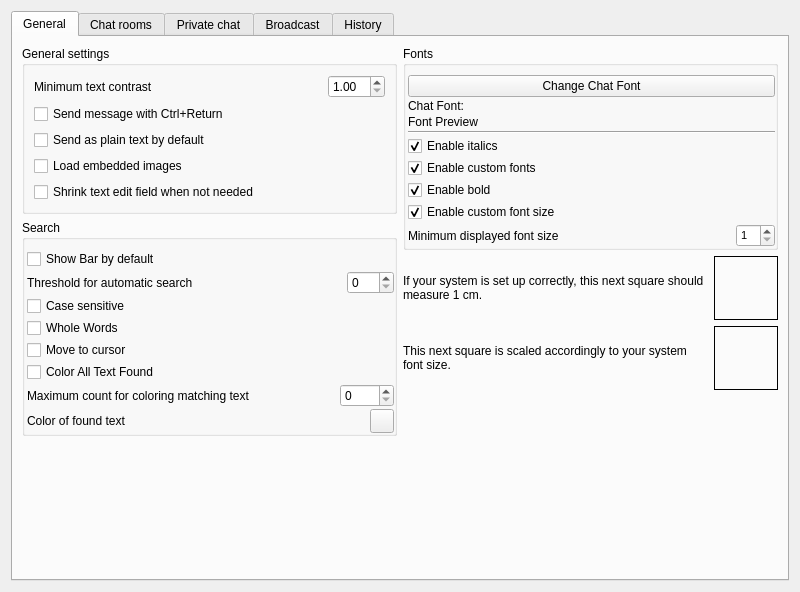
<?xml version="1.0" encoding="UTF-8"?>
<ui version="4.0">
 <class>ChatPage</class>
 <widget class="QWidget" name="ChatPage">
  <property name="geometry">
   <rect>
    <x>0</x>
    <y>0</y>
    <width>800</width>
    <height>592</height>
   </rect>
  </property>
  <layout class="QHBoxLayout" name="horizontalLayout_6">
   <item>
    <widget class="QTabWidget" name="tabWidget">
     <property name="currentIndex">
      <number>0</number>
     </property>
     <widget class="QWidget" name="general">
      <attribute name="title">
       <string>General</string>
      </attribute>
      <layout class="QVBoxLayout" name="verticalLayout_5">
       <item>
        <layout class="QHBoxLayout" name="horizontalLayout_16">
         <item>
          <layout class="QVBoxLayout" name="verticalLayout_3">
           <item>
            <widget class="QGroupBox" name="chatSettingsGBox">
             <property name="sizePolicy">
              <sizepolicy hsizetype="Expanding" vsizetype="Expanding">
               <horstretch>0</horstretch>
               <verstretch>0</verstretch>
              </sizepolicy>
             </property>
             <property name="title">
              <string>General settings</string>
             </property>
             <layout class="QVBoxLayout" name="verticalLayout">
              <item>
               <layout class="QHBoxLayout" name="minimumContrastHLayout">
                <item>
                 <widget class="QLabel" name="minimumContrastLabel">
                  <property name="text">
                   <string>Minimum text contrast</string>
                  </property>
                 </widget>
                </item>
                <item>
                 <spacer name="minimumContrastHSpacer">
                  <property name="orientation">
                   <enum>Qt::Horizontal</enum>
                  </property>
                  <property name="sizeHint" stdset="0">
                   <size>
                    <width>40</width>
                    <height>20</height>
                   </size>
                  </property>
                 </spacer>
                </item>
                <item>
                 <widget class="QDoubleSpinBox" name="minimumContrast">
                  <property name="minimum">
                   <double>1.000000000000000</double>
                  </property>
                  <property name="maximum">
                   <double>21.000000000000000</double>
                  </property>
                  <property name="singleStep">
                   <double>0.500000000000000</double>
                  </property>
                 </widget>
                </item>
               </layout>
              </item>
              <item>
               <widget class="QCheckBox" name="sendMessageWithCtrlReturn">
                <property name="text">
                 <string>Send message with Ctrl+Return</string>
                </property>
               </widget>
              </item>
              <item>
               <widget class="QCheckBox" name="sendAsPlainTextByDef">
                <property name="text">
                 <string>Send as plain text by default</string>
                </property>
               </widget>
              </item>
              <item>
               <widget class="QCheckBox" name="loadEmbeddedImages">
                <property name="text">
                 <string>Load embedded images</string>
                </property>
               </widget>
              </item>
              <item>
               <widget class="QCheckBox" name="shrinkChatTextEdit">
                <property name="toolTip">
                 <string>When focus on text browser after showing chat room</string>
                </property>
                <property name="text">
                 <string>Shrink text edit field when not needed</string>
                </property>
               </widget>
              </item>
             </layout>
            </widget>
           </item>
           <item>
            <widget class="QGroupBox" name="searchGBox">
             <property name="title">
              <string>Search</string>
             </property>
             <layout class="QVBoxLayout" name="vlSearch">
              <property name="spacing">
               <number>2</number>
              </property>
              <property name="leftMargin">
               <number>2</number>
              </property>
              <property name="rightMargin">
               <number>0</number>
              </property>
              <property name="bottomMargin">
               <number>0</number>
              </property>
              <item>
               <widget class="QCheckBox" name="cbSearch_ShowBar">
                <property name="text">
                 <string>Show Bar by default</string>
                </property>
               </widget>
              </item>
              <item>
               <layout class="QHBoxLayout" name="hlSearch_CharToStart">
                <item>
                 <widget class="QLabel" name="lSearch_CharToStart">
                  <property name="text">
                   <string>Threshold for automatic search</string>
                  </property>
                 </widget>
                </item>
                <item>
                 <spacer name="hsSearch_CharToStart">
                  <property name="orientation">
                   <enum>Qt::Horizontal</enum>
                  </property>
                  <property name="sizeHint" stdset="0">
                   <size>
                    <width>40</width>
                    <height>20</height>
                   </size>
                  </property>
                 </spacer>
                </item>
                <item>
                 <widget class="QSpinBox" name="sbSearch_CharToStart">
                  <property name="maximum">
                   <number>100</number>
                  </property>
                 </widget>
                </item>
               </layout>
              </item>
              <item>
               <widget class="QCheckBox" name="cbSearch_CaseSensitively">
                <property name="text">
                 <string>Case sensitive</string>
                </property>
               </widget>
              </item>
              <item>
               <widget class="QCheckBox" name="cbSearch_WholeWords">
                <property name="text">
                 <string>Whole Words</string>
                </property>
               </widget>
              </item>
              <item>
               <widget class="QCheckBox" name="cbSearch_MoveToCursor">
                <property name="text">
                 <string>Move to cursor</string>
                </property>
               </widget>
              </item>
              <item>
               <widget class="QCheckBox" name="cbSearch_WithoutLimit">
                <property name="text">
                 <string>Color All Text Found</string>
                </property>
               </widget>
              </item>
              <item>
               <layout class="QHBoxLayout" name="hlSearch_MaxLimitColor">
                <item>
                 <widget class="QLabel" name="lSearch_MaxLimitColor">
                  <property name="text">
                   <string>Maximum count for coloring matching text</string>
                  </property>
                 </widget>
                </item>
                <item>
                 <spacer name="hsSearch_MaxLimitColor">
                  <property name="orientation">
                   <enum>Qt::Horizontal</enum>
                  </property>
                  <property name="sizeHint" stdset="0">
                   <size>
                    <width>40</width>
                    <height>20</height>
                   </size>
                  </property>
                 </spacer>
                </item>
                <item>
                 <widget class="QSpinBox" name="sbSearch_MaxLimitColor">
                  <property name="maximum">
                   <number>1000</number>
                  </property>
                 </widget>
                </item>
               </layout>
              </item>
              <item>
               <layout class="QHBoxLayout" name="hlSearch_FoundColor">
                <item>
                 <widget class="QLabel" name="lSearch_FoundColor">
                  <property name="text">
                   <string>Color of found text</string>
                  </property>
                 </widget>
                </item>
                <item>
                 <spacer name="hsSearch_FoundColor">
                  <property name="orientation">
                   <enum>Qt::Horizontal</enum>
                  </property>
                  <property name="sizeHint" stdset="0">
                   <size>
                    <width>40</width>
                    <height>20</height>
                   </size>
                  </property>
                 </spacer>
                </item>
                <item>
                 <widget class="QPushButton" name="btSearch_FoundColor">
                  <property name="minimumSize">
                   <size>
                    <width>24</width>
                    <height>24</height>
                   </size>
                  </property>
                  <property name="maximumSize">
                   <size>
                    <width>24</width>
                    <height>24</height>
                   </size>
                  </property>
                  <property name="toolTip">
                   <string>Choose color of found text</string>
                  </property>
                 </widget>
                </item>
               </layout>
              </item>
             </layout>
            </widget>
           </item>
          </layout>
         </item>
         <item>
          <layout class="QVBoxLayout" name="rightVLayout">
           <item>
            <widget class="QGroupBox" name="chatFontGBox">
             <property name="title">
              <string>Fonts</string>
             </property>
             <layout class="QVBoxLayout" name="chatFontGBoxVLayout">
              <property name="spacing">
               <number>2</number>
              </property>
              <property name="leftMargin">
               <number>2</number>
              </property>
              <property name="rightMargin">
               <number>0</number>
              </property>
              <property name="bottomMargin">
               <number>0</number>
              </property>
              <item>
               <widget class="QPushButton" name="pushButtonChangeChatFont">
                <property name="text">
                 <string>Change Chat Font</string>
                </property>
               </widget>
              </item>
              <item>
               <widget class="QLabel" name="labelChatFont">
                <property name="sizePolicy">
                 <sizepolicy hsizetype="Fixed" vsizetype="Preferred">
                  <horstretch>0</horstretch>
                  <verstretch>0</verstretch>
                 </sizepolicy>
                </property>
                <property name="text">
                 <string>Chat Font:</string>
                </property>
               </widget>
              </item>
              <item>
               <widget class="QLabel" name="labelChatFontPreview">
                <property name="text">
                 <string notr="true">Font Preview</string>
                </property>
               </widget>
              </item>
              <item>
               <widget class="Line" name="line_4">
                <property name="orientation">
                 <enum>Qt::Horizontal</enum>
                </property>
               </widget>
              </item>
              <item>
               <widget class="QCheckBox" name="checkBox_enableItalics">
                <property name="text">
                 <string>Enable italics</string>
                </property>
                <property name="checked">
                 <bool>true</bool>
                </property>
               </widget>
              </item>
              <item>
               <widget class="QCheckBox" name="checkBox_enableCustomFonts">
                <property name="text">
                 <string>Enable custom fonts</string>
                </property>
                <property name="checked">
                 <bool>true</bool>
                </property>
               </widget>
              </item>
              <item>
               <widget class="QCheckBox" name="checkBox_enableBold">
                <property name="text">
                 <string>Enable bold</string>
                </property>
                <property name="checked">
                 <bool>true</bool>
                </property>
               </widget>
              </item>
              <item>
               <widget class="QCheckBox" name="checkBox_enableCustomFontSize">
                <property name="text">
                 <string>Enable custom font size</string>
                </property>
                <property name="checked">
                 <bool>true</bool>
                </property>
               </widget>
              </item>
              <item>
               <layout class="QHBoxLayout" name="minimumFontSizeHLayout">
                <property name="topMargin">
                 <number>0</number>
                </property>
                <item>
                 <widget class="QLabel" name="minimumFontSizeLabel">
                  <property name="text">
                   <string>Minimum displayed font size</string>
                  </property>
                 </widget>
                </item>
                <item>
                 <spacer name="minimumFontSizeHSpacer">
                  <property name="orientation">
                   <enum>Qt::Horizontal</enum>
                  </property>
                  <property name="sizeHint" stdset="0">
                   <size>
                    <width>40</width>
                    <height>20</height>
                   </size>
                  </property>
                 </spacer>
                </item>
                <item>
                 <widget class="QSpinBox" name="minimumFontSize">
                  <property name="font">
                   <font>
                    <pointsize>8</pointsize>
                   </font>
                  </property>
                  <property name="minimum">
                   <number>1</number>
                  </property>
                  <property name="maximum">
                   <number>64</number>
                  </property>
                 </widget>
                </item>
               </layout>
              </item>
             </layout>
            </widget>
           </item>
           <item>
            <layout class="QHBoxLayout" name="systemSize_HL">
             <item>
              <widget class="QLabel" name="info_Label_SystemSize">
               <property name="text">
                <string>If your system is set up correctly, this next square should measure 1 cm.</string>
               </property>
               <property name="wordWrap">
                <bool>true</bool>
               </property>
              </widget>
             </item>
             <item>
              <widget class="QFrame" name="systemSize_Frame">
               <property name="minimumSize">
                <size>
                 <width>64</width>
                 <height>64</height>
                </size>
               </property>
               <property name="maximumSize">
                <size>
                 <width>64</width>
                 <height>64</height>
                </size>
               </property>
               <property name="frameShape">
                <enum>QFrame::Box</enum>
               </property>
               <property name="frameShadow">
                <enum>QFrame::Plain</enum>
               </property>
              </widget>
             </item>
            </layout>
           </item>
           <item>
            <layout class="QHBoxLayout" name="systemFontSize_HL">
             <item>
              <widget class="QLabel" name="info_Label_SystemFontSize">
               <property name="text">
                <string>This next square is scaled accordingly to your system font size.</string>
               </property>
               <property name="wordWrap">
                <bool>true</bool>
               </property>
              </widget>
             </item>
             <item>
              <widget class="QFrame" name="systemFontSize_Frame">
               <property name="minimumSize">
                <size>
                 <width>64</width>
                 <height>64</height>
                </size>
               </property>
               <property name="maximumSize">
                <size>
                 <width>64</width>
                 <height>64</height>
                </size>
               </property>
               <property name="frameShape">
                <enum>QFrame::Box</enum>
               </property>
               <property name="frameShadow">
                <enum>QFrame::Plain</enum>
               </property>
              </widget>
             </item>
            </layout>
           </item>
           <item>
            <spacer name="rightVSpacer">
             <property name="orientation">
              <enum>Qt::Vertical</enum>
             </property>
             <property name="sizeHint" stdset="0">
              <size>
               <width>20</width>
               <height>40</height>
              </size>
             </property>
            </spacer>
           </item>
          </layout>
         </item>
        </layout>
       </item>
       <item>
        <spacer name="verticalSpacer">
         <property name="orientation">
          <enum>Qt::Vertical</enum>
         </property>
         <property name="sizeHint" stdset="0">
          <size>
           <width>20</width>
           <height>120</height>
          </size>
         </property>
        </spacer>
       </item>
      </layout>
     </widget>
     <widget class="QWidget" name="tab">
      <attribute name="title">
       <string>Chat rooms</string>
      </attribute>
      <layout class="QVBoxLayout" name="verticalLayout_2">
       <item>
        <layout class="QHBoxLayout" name="horizontalLayout_5">
         <item>
          <widget class="QCheckBox" name="chatLobbies_TextCaseSensitive">
           <property name="toolTip">
            <string>Checked, if the identity and the text above occurrences must be in the same case to trigger count.</string>
           </property>
           <property name="text">
            <string>Case sensitive search</string>
           </property>
          </widget>
         </item>
         <item>
          <widget class="QLabel" name="defIDLabel">
           <property name="text">
            <string>Default identity for chat rooms:</string>
           </property>
          </widget>
         </item>
         <item>
          <widget class="GxsIdChooser" name="chatLobbyIdentity_IC"/>
         </item>
        </layout>
       </item>
       <item>
        <layout class="QHBoxLayout" name="horizontalLayout_14">
         <item>
          <widget class="QCheckBox" name="DontSendTyping">
           <property name="text">
            <string>Do not send typing notifications</string>
           </property>
          </widget>
         </item>
         <item>
          <widget class="QCheckBox" name="chatLobby_Blink">
           <property name="text">
            <string>Blink tab icon</string>
           </property>
          </widget>
         </item>
        </layout>
       </item>
       <item>
        <layout class="QHBoxLayout" name="horizontalLayout_15">
         <item>
          <widget class="QCheckBox" name="chatLobbies_CountUnRead">
           <property name="text">
            <string>Count all unread messages</string>
           </property>
          </widget>
         </item>
         <item>
          <widget class="QCheckBox" name="chatLobbies_CheckNickName">
           <property name="text">
            <string>Count occurrences of my current identity</string>
           </property>
          </widget>
         </item>
        </layout>
       </item>
       <item>
        <widget class="QCheckBox" name="chatLobbies_CountFollowingText">
         <property name="text">
          <string>Count occurrences of any of the following texts (separate by newlines):</string>
         </property>
        </widget>
       </item>
       <item>
        <widget class="QPlainTextEdit" name="chatLobbies_TextToNotify"/>
       </item>
       <item>
        <widget class="Line" name="line">
         <property name="orientation">
          <enum>Qt::Horizontal</enum>
         </property>
        </widget>
       </item>
       <item>
        <layout class="QHBoxLayout" name="horizontalLayout_7">
         <item>
          <layout class="QHBoxLayout" name="horizontalLayout">
           <item>
            <widget class="QLabel" name="label">
             <property name="sizePolicy">
              <sizepolicy hsizetype="Maximum" vsizetype="Preferred">
               <horstretch>0</horstretch>
               <verstretch>0</verstretch>
              </sizepolicy>
             </property>
             <property name="text">
              <string>Style:</string>
             </property>
            </widget>
           </item>
           <item>
            <widget class="RSComboBox" name="publicStyle"/>
           </item>
           <item>
            <widget class="QLabel" name="publicLabelVariant">
             <property name="sizePolicy">
              <sizepolicy hsizetype="Maximum" vsizetype="Preferred">
               <horstretch>0</horstretch>
               <verstretch>0</verstretch>
              </sizepolicy>
             </property>
             <property name="text">
              <string>Variant:</string>
             </property>
            </widget>
           </item>
           <item>
            <widget class="RSComboBox" name="publicComboBoxVariant">
             <property name="sizePolicy">
              <sizepolicy hsizetype="Preferred" vsizetype="Fixed">
               <horstretch>0</horstretch>
               <verstretch>0</verstretch>
              </sizepolicy>
             </property>
            </widget>
           </item>
          </layout>
         </item>
        </layout>
       </item>
       <item>
        <layout class="QHBoxLayout" name="horizontalLayout_8">
         <item>
          <widget class="QLabel" name="label_4">
           <property name="text">
            <string>Author:</string>
           </property>
          </widget>
         </item>
         <item>
          <widget class="QLabel" name="publicAuthor">
           <property name="sizePolicy">
            <sizepolicy hsizetype="MinimumExpanding" vsizetype="Preferred">
             <horstretch>0</horstretch>
             <verstretch>0</verstretch>
            </sizepolicy>
           </property>
           <property name="text">
            <string notr="true">AuthorText</string>
           </property>
          </widget>
         </item>
        </layout>
       </item>
       <item>
        <layout class="QHBoxLayout" name="horizontalLayout_9">
         <item>
          <widget class="QLabel" name="label_5">
           <property name="text">
            <string>Description:</string>
           </property>
          </widget>
         </item>
         <item>
          <widget class="QLabel" name="publicDescription">
           <property name="sizePolicy">
            <sizepolicy hsizetype="MinimumExpanding" vsizetype="Preferred">
             <horstretch>0</horstretch>
             <verstretch>0</verstretch>
            </sizepolicy>
           </property>
           <property name="text">
            <string notr="true">DescriptionText</string>
           </property>
          </widget>
         </item>
        </layout>
       </item>
       <item>
        <widget class="QTextBrowser" name="publicPreview">
         <property name="sizePolicy">
          <sizepolicy hsizetype="Expanding" vsizetype="Expanding">
           <horstretch>0</horstretch>
           <verstretch>0</verstretch>
          </sizepolicy>
         </property>
        </widget>
       </item>
       <item>
        <spacer name="tabChatLobbiesVSpacer">
         <property name="orientation">
          <enum>Qt::Vertical</enum>
         </property>
         <property name="sizeHint" stdset="0">
          <size>
           <width>20</width>
           <height>8</height>
          </size>
         </property>
        </spacer>
       </item>
      </layout>
     </widget>
     <widget class="QWidget" name="tab_2">
      <attribute name="title">
       <string>Private chat</string>
      </attribute>
      <layout class="QVBoxLayout" name="verticalLayout_4">
       <item>
        <layout class="QHBoxLayout" name="horizontalLayout_4">
         <item>
          <widget class="QLabel" name="distantChatLabel">
           <property name="text">
            <string>Accept chat from:</string>
           </property>
          </widget>
         </item>
         <item>
          <widget class="RSComboBox" name="distantChatComboBox">
           <item>
            <property name="text">
             <string>Everyone</string>
            </property>
           </item>
           <item>
            <property name="text">
             <string>Contacts only</string>
            </property>
           </item>
           <item>
            <property name="text">
             <string>Nobody</string>
            </property>
           </item>
          </widget>
         </item>
        </layout>
       </item>
       <item>
        <widget class="QCheckBox" name="chat_NewWindow">
         <property name="text">
          <string>Open Window for new chat</string>
         </property>
        </widget>
       </item>
       <item>
        <widget class="QCheckBox" name="chat_Focus">
         <property name="text">
          <string>Grab Focus when chat arrives</string>
         </property>
        </widget>
       </item>
       <item>
        <widget class="QCheckBox" name="chat_tabbedWindow">
         <property name="text">
          <string>Use a single tabbed window</string>
         </property>
        </widget>
       </item>
       <item>
        <widget class="QCheckBox" name="chat_Blink">
         <property name="text">
          <string>Blink window/tab icon</string>
         </property>
        </widget>
       </item>
       <item>
        <widget class="QCheckBox" name="checkBox_emoteprivchat">
         <property name="text">
          <string>Enable Emoticons</string>
         </property>
         <property name="checked">
          <bool>true</bool>
         </property>
        </widget>
       </item>
       <item>
        <widget class="Line" name="line_2">
         <property name="orientation">
          <enum>Qt::Horizontal</enum>
         </property>
        </widget>
       </item>
       <item>
        <layout class="QHBoxLayout" name="horizontalLayout_2">
         <item>
          <widget class="QLabel" name="label_2">
           <property name="sizePolicy">
            <sizepolicy hsizetype="Maximum" vsizetype="Preferred">
             <horstretch>0</horstretch>
             <verstretch>0</verstretch>
            </sizepolicy>
           </property>
           <property name="text">
            <string>Style:</string>
           </property>
          </widget>
         </item>
         <item>
          <widget class="RSComboBox" name="privateStyle"/>
         </item>
         <item>
          <widget class="QLabel" name="privateLabelVariant">
           <property name="sizePolicy">
            <sizepolicy hsizetype="Maximum" vsizetype="Maximum">
             <horstretch>0</horstretch>
             <verstretch>0</verstretch>
            </sizepolicy>
           </property>
           <property name="text">
            <string>Variant:</string>
           </property>
          </widget>
         </item>
         <item>
          <widget class="RSComboBox" name="privateComboBoxVariant">
           <property name="sizePolicy">
            <sizepolicy hsizetype="Preferred" vsizetype="Fixed">
             <horstretch>0</horstretch>
             <verstretch>0</verstretch>
            </sizepolicy>
           </property>
          </widget>
         </item>
        </layout>
       </item>
       <item>
        <layout class="QHBoxLayout" name="horizontalLayout_10">
         <item>
          <widget class="QLabel" name="label_6">
           <property name="sizePolicy">
            <sizepolicy hsizetype="Maximum" vsizetype="Preferred">
             <horstretch>0</horstretch>
             <verstretch>0</verstretch>
            </sizepolicy>
           </property>
           <property name="text">
            <string>Author:</string>
           </property>
          </widget>
         </item>
         <item>
          <widget class="QLabel" name="privateAuthor">
           <property name="sizePolicy">
            <sizepolicy hsizetype="MinimumExpanding" vsizetype="Preferred">
             <horstretch>0</horstretch>
             <verstretch>0</verstretch>
            </sizepolicy>
           </property>
           <property name="text">
            <string notr="true">Author Text</string>
           </property>
          </widget>
         </item>
        </layout>
       </item>
       <item>
        <layout class="QHBoxLayout" name="horizontalLayout_11">
         <item>
          <widget class="QLabel" name="label_7">
           <property name="sizePolicy">
            <sizepolicy hsizetype="Maximum" vsizetype="Preferred">
             <horstretch>0</horstretch>
             <verstretch>0</verstretch>
            </sizepolicy>
           </property>
           <property name="text">
            <string>Description:</string>
           </property>
          </widget>
         </item>
         <item>
          <widget class="QLabel" name="privateDescription">
           <property name="sizePolicy">
            <sizepolicy hsizetype="MinimumExpanding" vsizetype="Preferred">
             <horstretch>0</horstretch>
             <verstretch>0</verstretch>
            </sizepolicy>
           </property>
           <property name="text">
            <string notr="true">Description Text</string>
           </property>
          </widget>
         </item>
        </layout>
       </item>
       <item>
        <widget class="QTextBrowser" name="privatePreview">
         <property name="sizePolicy">
          <sizepolicy hsizetype="Expanding" vsizetype="Expanding">
           <horstretch>0</horstretch>
           <verstretch>0</verstretch>
          </sizepolicy>
         </property>
        </widget>
       </item>
      </layout>
     </widget>
     <widget class="QWidget" name="tab_3">
      <attribute name="title">
       <string>Broadcast</string>
      </attribute>
      <layout class="QVBoxLayout" name="verticalLayout_6">
       <item>
        <widget class="QCheckBox" name="checkBox_emotegroupchat">
         <property name="text">
          <string>Enable Emoticons</string>
         </property>
         <property name="checked">
          <bool>true</bool>
         </property>
        </widget>
       </item>
       <item>
        <spacer name="verticalSpacer_3">
         <property name="orientation">
          <enum>Qt::Vertical</enum>
         </property>
         <property name="sizeHint" stdset="0">
          <size>
           <width>20</width>
           <height>549</height>
          </size>
         </property>
        </spacer>
       </item>
      </layout>
     </widget>
     <widget class="QWidget" name="history">
      <attribute name="title">
       <string>History</string>
      </attribute>
      <layout class="QVBoxLayout" name="verticalLayout_7">
       <item>
        <widget class="QLabel" name="histHeaderLabel">
         <property name="sizePolicy">
          <sizepolicy hsizetype="Preferred" vsizetype="Minimum">
           <horstretch>0</horstretch>
           <verstretch>0</verstretch>
          </sizepolicy>
         </property>
         <property name="text">
          <string>&lt;html&gt;&lt;head/&gt;&lt;body&gt;&lt;p align=&quot;justify&quot;&gt;In this tab you can setup how many chat messages Retroshare will keep saved on the disc and how much of the previous conversation it will display, for the different chat systems. The max storage period allows to discard old messages and prevents the chat history from filling up with volatile chat (e.g. chat lobbies and distant chat).&lt;/p&gt;&lt;/body&gt;&lt;/html&gt;</string>
         </property>
         <property name="textFormat">
          <enum>Qt::RichText</enum>
         </property>
         <property name="scaledContents">
          <bool>true</bool>
         </property>
         <property name="wordWrap">
          <bool>true</bool>
         </property>
        </widget>
       </item>
       <item>
        <layout class="QHBoxLayout" name="histSetupVLayout">
         <item>
          <layout class="QGridLayout" name="histSetupGLayout">
           <item row="1" column="0">
            <widget class="QLabel" name="labelChatEnable">
             <property name="layoutDirection">
              <enum>Qt::LeftToRight</enum>
             </property>
             <property name="text">
              <string>Enabled:</string>
             </property>
             <property name="alignment">
              <set>Qt::AlignRight|Qt::AlignTrailing|Qt::AlignVCenter</set>
             </property>
            </widget>
           </item>
           <item row="0" column="4">
            <widget class="QLabel" name="lobbyHeaderLabel">
             <property name="font">
              <font>
               <weight>75</weight>
               <bold>true</bold>
              </font>
             </property>
             <property name="text">
              <string>Chat rooms</string>
             </property>
            </widget>
           </item>
           <item row="0" column="2">
            <widget class="QLabel" name="privateHeaderLabel">
             <property name="font">
              <font>
               <weight>75</weight>
               <bold>true</bold>
              </font>
             </property>
             <property name="text">
              <string>Node-to-node chat</string>
             </property>
            </widget>
           </item>
           <item row="0" column="1">
            <widget class="QLabel" name="publicHeaderLabel">
             <property name="font">
              <font>
               <weight>75</weight>
               <bold>true</bold>
              </font>
             </property>
             <property name="text">
              <string>Broadcast</string>
             </property>
            </widget>
           </item>
           <item row="1" column="1">
            <widget class="QCheckBox" name="publicChatEnable">
             <property name="text">
              <string/>
             </property>
            </widget>
           </item>
           <item row="2" column="0">
            <widget class="QLabel" name="labelChatSaveCount">
             <property name="text">
              <string>Saved messages (0 = unlimited):</string>
             </property>
             <property name="alignment">
              <set>Qt::AlignRight|Qt::AlignTrailing|Qt::AlignVCenter</set>
             </property>
            </widget>
           </item>
           <item row="1" column="2">
            <widget class="QCheckBox" name="privateChatEnable">
             <property name="text">
              <string/>
             </property>
            </widget>
           </item>
           <item row="2" column="1">
            <widget class="QSpinBox" name="publicChatSaveCount">
             <property name="maximumSize">
              <size>
               <width>60</width>
               <height>16777215</height>
              </size>
             </property>
             <property name="suffix">
              <string/>
             </property>
             <property name="prefix">
              <string/>
             </property>
             <property name="maximum">
              <number>1000000000</number>
             </property>
            </widget>
           </item>
           <item row="1" column="4">
            <widget class="QCheckBox" name="lobbyChatEnable">
             <property name="text">
              <string/>
             </property>
            </widget>
           </item>
           <item row="2" column="2">
            <widget class="QSpinBox" name="privateChatSaveCount">
             <property name="maximumSize">
              <size>
               <width>60</width>
               <height>16777215</height>
              </size>
             </property>
             <property name="suffix">
              <string/>
             </property>
             <property name="prefix">
              <string/>
             </property>
             <property name="maximum">
              <number>1000000000</number>
             </property>
            </widget>
           </item>
           <item row="3" column="0">
            <widget class="QLabel" name="labelChatLoadCount">
             <property name="text">
              <string>Number of messages restored  (0 = off):</string>
             </property>
             <property name="alignment">
              <set>Qt::AlignRight|Qt::AlignTrailing|Qt::AlignVCenter</set>
             </property>
            </widget>
           </item>
           <item row="3" column="1">
            <widget class="QSpinBox" name="publicChatLoadCount">
             <property name="maximumSize">
              <size>
               <width>60</width>
               <height>16777215</height>
              </size>
             </property>
             <property name="maximum">
              <number>20</number>
             </property>
            </widget>
           </item>
           <item row="2" column="4">
            <widget class="QSpinBox" name="lobbyChatSaveCount">
             <property name="maximumSize">
              <size>
               <width>60</width>
               <height>16777215</height>
              </size>
             </property>
             <property name="suffix">
              <string/>
             </property>
             <property name="prefix">
              <string/>
             </property>
             <property name="maximum">
              <number>1000000000</number>
             </property>
            </widget>
           </item>
           <item row="3" column="2">
            <widget class="QSpinBox" name="privateChatLoadCount">
             <property name="maximumSize">
              <size>
               <width>60</width>
               <height>16777215</height>
              </size>
             </property>
             <property name="maximum">
              <number>20</number>
             </property>
            </widget>
           </item>
           <item row="3" column="4">
            <widget class="QSpinBox" name="lobbyChatLoadCount">
             <property name="maximumSize">
              <size>
               <width>60</width>
               <height>16777215</height>
              </size>
             </property>
             <property name="maximum">
              <number>20</number>
             </property>
            </widget>
           </item>
           <item row="0" column="3">
            <widget class="QLabel" name="distantchatHeaderLabel">
             <property name="font">
              <font>
               <weight>75</weight>
               <bold>true</bold>
              </font>
             </property>
             <property name="text">
              <string>Distant chat</string>
             </property>
            </widget>
           </item>
           <item row="1" column="3">
            <widget class="QCheckBox" name="distantChatEnable">
             <property name="text">
              <string/>
             </property>
            </widget>
           </item>
           <item row="2" column="3">
            <widget class="QSpinBox" name="distantChatSaveCount"/>
           </item>
           <item row="3" column="3">
            <widget class="QSpinBox" name="distantChatLoadCount"/>
           </item>
          </layout>
         </item>
         <item>
          <spacer name="histSetupHSpacer">
           <property name="orientation">
            <enum>Qt::Horizontal</enum>
           </property>
           <property name="sizeHint" stdset="0">
            <size>
             <width>40</width>
             <height>20</height>
            </size>
           </property>
          </spacer>
         </item>
        </layout>
       </item>
       <item>
        <widget class="QGroupBox" name="histGenGBox">
         <property name="title">
          <string>General</string>
         </property>
         <layout class="QVBoxLayout" name="histGenGBoxVLayout">
          <item>
           <layout class="QHBoxLayout" name="max_storage_period_HLayout">
            <item>
             <widget class="QLabel" name="max_storage_period_Label">
              <property name="text">
               <string>Maximum storage period, in days (0=keep all):</string>
              </property>
             </widget>
            </item>
            <item>
             <widget class="QSpinBox" name="max_storage_period"/>
            </item>
            <item>
             <spacer name="max_storage_period_HSpacer">
              <property name="orientation">
               <enum>Qt::Horizontal</enum>
              </property>
              <property name="sizeHint" stdset="0">
               <size>
                <width>40</width>
                <height>20</height>
               </size>
              </property>
             </spacer>
            </item>
           </layout>
          </item>
         </layout>
        </widget>
       </item>
       <item>
        <widget class="Line" name="line_3">
         <property name="orientation">
          <enum>Qt::Horizontal</enum>
         </property>
        </widget>
       </item>
       <item>
        <layout class="QHBoxLayout" name="horizontalLayout_3">
         <item>
          <widget class="QLabel" name="label_3">
           <property name="sizePolicy">
            <sizepolicy hsizetype="Maximum" vsizetype="Preferred">
             <horstretch>0</horstretch>
             <verstretch>0</verstretch>
            </sizepolicy>
           </property>
           <property name="text">
            <string>Style:</string>
           </property>
          </widget>
         </item>
         <item>
          <widget class="RSComboBox" name="historyStyle"/>
         </item>
         <item>
          <widget class="QLabel" name="historyLabelVariant">
           <property name="sizePolicy">
            <sizepolicy hsizetype="Maximum" vsizetype="Maximum">
             <horstretch>0</horstretch>
             <verstretch>0</verstretch>
            </sizepolicy>
           </property>
           <property name="text">
            <string>Variant:</string>
           </property>
          </widget>
         </item>
         <item>
          <widget class="RSComboBox" name="historyComboBoxVariant">
           <property name="sizePolicy">
            <sizepolicy hsizetype="Preferred" vsizetype="Fixed">
             <horstretch>0</horstretch>
             <verstretch>0</verstretch>
            </sizepolicy>
           </property>
          </widget>
         </item>
        </layout>
       </item>
       <item>
        <layout class="QHBoxLayout" name="horizontalLayout_12">
         <item>
          <widget class="QLabel" name="label_8">
           <property name="sizePolicy">
            <sizepolicy hsizetype="Maximum" vsizetype="Preferred">
             <horstretch>0</horstretch>
             <verstretch>0</verstretch>
            </sizepolicy>
           </property>
           <property name="text">
            <string>Author:</string>
           </property>
          </widget>
         </item>
         <item>
          <widget class="QLabel" name="historyAuthor">
           <property name="sizePolicy">
            <sizepolicy hsizetype="MinimumExpanding" vsizetype="Preferred">
             <horstretch>0</horstretch>
             <verstretch>0</verstretch>
            </sizepolicy>
           </property>
           <property name="text">
            <string notr="true">Author Text</string>
           </property>
          </widget>
         </item>
        </layout>
       </item>
       <item>
        <layout class="QHBoxLayout" name="horizontalLayout_13">
         <item>
          <widget class="QLabel" name="label_9">
           <property name="sizePolicy">
            <sizepolicy hsizetype="Maximum" vsizetype="Preferred">
             <horstretch>0</horstretch>
             <verstretch>0</verstretch>
            </sizepolicy>
           </property>
           <property name="text">
            <string>Description:</string>
           </property>
          </widget>
         </item>
         <item>
          <widget class="QLabel" name="historyDescription">
           <property name="sizePolicy">
            <sizepolicy hsizetype="MinimumExpanding" vsizetype="Preferred">
             <horstretch>0</horstretch>
             <verstretch>0</verstretch>
            </sizepolicy>
           </property>
           <property name="text">
            <string notr="true">Description Text</string>
           </property>
          </widget>
         </item>
        </layout>
       </item>
       <item>
        <widget class="QTextBrowser" name="historyPreview">
         <property name="sizePolicy">
          <sizepolicy hsizetype="Expanding" vsizetype="Expanding">
           <horstretch>0</horstretch>
           <verstretch>0</verstretch>
          </sizepolicy>
         </property>
        </widget>
       </item>
      </layout>
     </widget>
    </widget>
   </item>
  </layout>
 </widget>
 <customwidgets>
  <customwidget>
   <class>GxsIdChooser</class>
   <extends>QComboBox</extends>
   <header>gui/gxs/GxsIdChooser.h</header>
  </customwidget>
  <customwidget>
   <class>RSComboBox</class>
   <extends>QComboBox</extends>
   <header>gui/common/RSComboBox.h</header>
  </customwidget>
 </customwidgets>
 <resources/>
 <connections/>
</ui>
